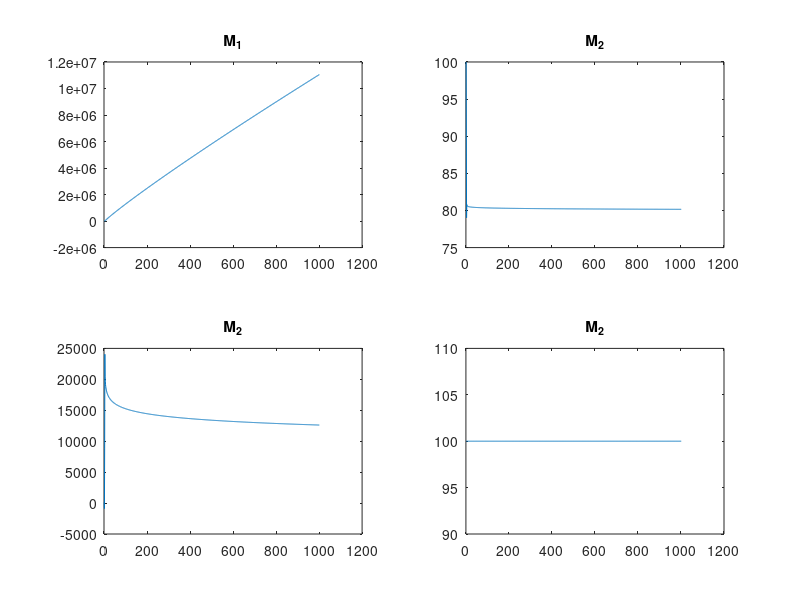

MATLAB code to generate this figure:
%% First Extension

M1 = 100;
V1 = 100;

M2 = 100;
V2 = 100;

K = 200;

D1 = 1000;
D2 = 1000;
D3 = 1000;

B1 = 100;
B2 = 100;
B3 = 100;

A1 = 50;
A2 = 50;
A3 = 50;

a = .4;
alpha = .4;

ti = 0
tf = 100;
N = 1000;

for i=1:N
    M1_dot = (a*V1(i)*(1 - (V1(i)/(K- V1(i)) ))) - (D1*M1(i)*((M2(i)^2/(B1+M2(i)^2))*(M1(i)/(A1+M1(i)^3))));
    
    V1_dot =  (alpha - a)*V1(i)*(1 - (V1(i)/(K-M1(i)))) -  (V1(i)*D2*((M2(i)^2/(B2+M2(i)^2))*(M1(i)/(A2+M1(i)^2))));
    
    M2_dot = - M2(i) * (M2(i)^2/(B3 + M2(i)^3)) * (M1(i)/(A3 + M1(i)^2)) * D3;
    V2_dot = 0;
    
    M1(i+1) = M1(i) + M1_dot;
    M2(i+1) = M2(i) + M2_dot;
    V1(i+1) = V1(i) + V1_dot;
    V2(i+1) = V2(i) + V2_dot;
end

figure(1)
subplot(2,2,1)
plot(M1)
title('M_1')
subplot(2,2,2)
plot(M2)
title('M_2')
subplot(2,2,3)
plot(V1)
title('M_2')
subplot(2,2,4)
plot(V2)
title('M_2')